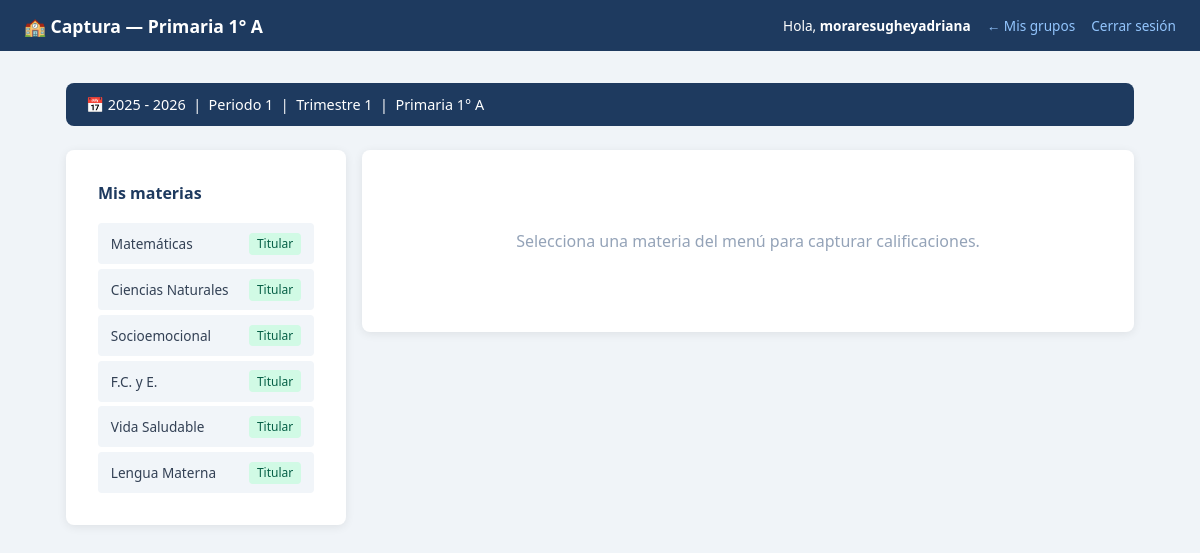
The page /maestro/captura.php?seccion=primaria&grado=1&grupo=A (signed in) on the database its author committed.
### tables this page shows
CREATE TABLE `ciclos_escolares` (
  `id` int(10) unsigned NOT NULL AUTO_INCREMENT,
  `nombre` varchar(30) NOT NULL,
  `fecha_inicio` date NOT NULL,
  `fecha_fin` date NOT NULL,
  `activo` tinyint(1) NOT NULL DEFAULT 0,
  `creado_en` timestamp NOT NULL DEFAULT current_timestamp(),
  PRIMARY KEY (`id`),
  UNIQUE KEY `nombre` (`nombre`)
);

CREATE TABLE `periodos_apertura` (
  `id` int(10) unsigned NOT NULL AUTO_INCREMENT,
  `ciclo_id` int(10) unsigned NOT NULL,
  `periodo` tinyint(3) unsigned NOT NULL COMMENT '1 al 6',
  `abierto` tinyint(1) NOT NULL DEFAULT 0,
  `abierto_en` datetime DEFAULT NULL,
  `cerrado_en` datetime DEFAULT NULL,
  PRIMARY KEY (`id`),
  UNIQUE KEY `uk_ciclo_periodo` (`ciclo_id`,`periodo`),
  CONSTRAINT `fk_periodo_ciclo` FOREIGN KEY (`ciclo_id`) REFERENCES `ciclos_escolares` (`id`)
);

CREATE TABLE `asignaciones` (
  `id` int(10) unsigned NOT NULL AUTO_INCREMENT,
  `ciclo_id` int(10) unsigned NOT NULL,
  `materia_id` int(10) unsigned NOT NULL,
  `campo_formativo_id` int(10) unsigned DEFAULT NULL COMMENT 'NULL para Higiene',
  `seccion` enum('maternal','preescolar','primaria','secundaria') NOT NULL,
  `grado` tinyint(3) unsigned NOT NULL,
  `grupo` enum('A','B','C','D') NOT NULL,
  `orden` tinyint(3) unsigned NOT NULL DEFAULT 0 COMMENT 'Orden en la boleta',
  `activo` tinyint(1) NOT NULL DEFAULT 1,
  `creado_en` datetime NOT NULL DEFAULT current_timestamp(),
  PRIMARY KEY (`id`),
  UNIQUE KEY `uk_asignacion` (`ciclo_id`,`materia_id`,`seccion`,`grado`,`grupo`),
  KEY `fk_asig_materia` (`materia_id`),
  KEY `fk_asig_campo` (`campo_formativo_id`),
  CONSTRAINT `fk_asig_campo` FOREIGN KEY (`campo_formativo_id`) REFERENCES `campos_formativos` (`id`),
  CONSTRAINT `fk_asig_ciclo` FOREIGN KEY (`ciclo_id`) REFERENCES `ciclos_escolares` (`id`),
  CONSTRAINT `fk_asig_materia` FOREIGN KEY (`materia_id`) REFERENCES `materias` (`id`)
);

CREATE TABLE `materias` (
  `id` int(10) unsigned NOT NULL AUTO_INCREMENT,
  `nombre` varchar(80) NOT NULL,
  `campo_formativo_id` int(10) unsigned DEFAULT NULL,
  `es_ingles` tinyint(1) NOT NULL DEFAULT 0,
  `es_artes` tinyint(1) NOT NULL DEFAULT 0,
  `es_higiene` tinyint(1) NOT NULL DEFAULT 0,
  `activo` tinyint(1) NOT NULL DEFAULT 1,
  `creado_en` datetime NOT NULL DEFAULT current_timestamp(),
  PRIMARY KEY (`id`),
  KEY `fk_materia_campo` (`campo_formativo_id`),
  CONSTRAINT `fk_materia_campo` FOREIGN KEY (`campo_formativo_id`) REFERENCES `campos_formativos` (`id`)
);

### models/CalificacionModel.php (called while the page is built, shortened)
<?php
class CalificacionModel {
    private mysqli $db;
    public function __construct(mysqli $db) {
        $this->db = $db;
    }
    public function obtenerGruposDeProfesor(int $profesorId, int $cicloId): array {
        $stmt = $this->db->prepare("
            SELECT DISTINCT a.seccion, a.grado, a.grupo
            FROM asignaciones a
            JOIN asignacion_maestros am ON am.asignacion_id = a.id
            WHERE am.profesor_id = ? AND a.ciclo_id = ? AND a.activo = 1 AND am.activo = 1
            ORDER BY a.seccion, a.grado, a.grupo
        ");
        $stmt->bind_param('ii', $profesorId, $cicloId);
        $stmt->execute();
        return $stmt->get_result()->fetch_all(MYSQLI_ASSOC);
    }
    public function obtenerMateriasDeProfesor(int $profesorId, int $cicloId, string $seccion, int $grado, string $grupo): array {
        $stmt = $this->db->prepare("
            SELECT a.id AS asignacion_id, m.nombre AS materia_nombre,
                   m.es_ingles, m.es_artes, m.es_higiene,
                   am.es_titular
            FROM asignaciones a
            JOIN materias m ON m.id = a.materia_id
            JOIN asignacion_maestros am ON am.asignacion_id = a.id
            WHERE am.profesor_id = ?
              AND a.ciclo_id = ?
              AND a.seccion = ?
              AND a.grado = ?
              AND a.grupo = ?
              AND a.activo = 1
              AND am.activo = 1
            ORDER BY a.orden ASC
        ");
        $stmt->bind_param('iisis', $profesorId, $cicloId, $seccion, $grado, $grupo);
        $stmt->execute();
        return $stmt->get_result()->fetch_all(MYSQLI_ASSOC);
    }
}
?>

### models/ProfesorModel.php (called while the page is built, shortened)
<?php
class ProfesorModel {
    private mysqli $db;
    public function __construct(mysqli $db, UserModel $userModel) {
        $this->db        = $db;
    }
    public function obtenerPorUserId(int $userId): ?array {
        $stmt = $this->db->prepare(
            "SELECT * FROM profesores WHERE user_id = ? LIMIT 1"
        );
        $stmt->bind_param('i', $userId);
        $stmt->execute();
        $res = $stmt->get_result();
        return $res->num_rows > 0 ? $res->fetch_assoc() : null;
    }
}

### models/CicloModel.php (called while the page is built, shortened)
<?php
class CicloModel {
    private mysqli $db;
    public function __construct(mysqli $db) {
        $this->db = $db;
    }
    public function obtenerActivo(): ?array {
        $res = $this->db->query(
            "SELECT id, nombre, fecha_inicio, fecha_fin
             FROM ciclos_escolares WHERE activo = 1 LIMIT 1"
        );
        return ($res && $res->num_rows > 0) ? $res->fetch_assoc() : null;
    }
}

### models/PeriodoAperturaModel.php (called while the page is built, shortened)
<?php
class PeriodoAperturaModel {
    private mysqli $db;
    public function __construct(mysqli $db) {
        $this->db = $db;
    }
    public function obtenerAbierto(int $cicloId): ?array {
        $stmt = $this->db->prepare("
            SELECT id, periodo FROM periodos_apertura
            WHERE ciclo_id = ? AND abierto = 1 LIMIT 1
        ");
        $stmt->bind_param('i', $cicloId);
        $stmt->execute();
        $res = $stmt->get_result();
        return $res->num_rows > 0 ? $res->fetch_assoc() : null;
    }
}

### maestro/captura.php (the view, shortened to what this page needs)
<?php
require_once __DIR__ . '/../models/ProfesorModel.php';
require_once __DIR__ . '/../models/CicloModel.php';
require_once __DIR__ . '/../models/PeriodoAperturaModel.php';
require_once __DIR__ . '/../models/CalificacionModel.php';
$db            = getConexion();
$profModelo    = new ProfesorModel($db, new UserModel($db));
$cicloModelo   = new CicloModel($db);
$periodoModelo = new PeriodoAperturaModel($db);
$calModelo     = new CalificacionModel($db);
$profesor = $profModelo->obtenerPorUserId((int)$_SESSION['user_id']);
$cicloActivo    = $cicloModelo->obtenerActivo();
$periodoAbierto = $cicloActivo
    ? $periodoModelo->obtenerAbierto((int)$cicloActivo['id'])
    : null;
$seccion = trim($_GET['seccion'] ?? '');
$grado   = (int)($_GET['grado']  ?? 0);
$grupo   = trim($_GET['grupo']   ?? '');
$periodo = (int)$periodoAbierto['periodo'];
$grupos      = $calModelo->obtenerGruposDeProfesor((int)$profesor['id'], (int)$cicloActivo['id']);
$materias      = $calModelo->obtenerMateriasDeProfesor(
    (int)$profesor['id'], (int)$cicloActivo['id'], $seccion, $grado, $grupo
);
$materiaActual = null;
$asignacionId  = (int)($_GET['asignacion_id'] ?? $_POST['asignacion_id'] ?? 0);
$alumnos  = [];
$pageTitle = 'Captura — ' . ucfirst($seccion) . ' ' . $grado . '° ' . $grupo;
$backLabel = '← Mis grupos';
$backLink  = 'dashboard.php';
include __DIR__ . '/../includes/header.php';
?>
<main class="container">
  <div class="ciclo-banner">
    <span class="ciclo-banner__label">
      📅 <?= htmlspecialchars($cicloActivo['nombre']) ?>
      &nbsp;|&nbsp; Periodo <?= $periodo ?>
      &nbsp;|&nbsp; Trimestre <?= (int)ceil($periodo / 2) ?>
      &nbsp;|&nbsp; <?= ucfirst($seccion) ?> <?= $grado ?>° <?= $grupo ?>
    </span>
  </div>
  <div class="captura-layout">
    <aside class="materias-sidebar">
      <div class="card">
        <h3 class="section-title" style="font-size:1rem;">Mis materias</h3>
        <nav class="materias-nav">
          <?php foreach ($materias as $m): ?>
            <?php $activa = (int)$m['asignacion_id'] === $asignacionId; ?>
            <a href="captura.php?seccion=<?= $seccion ?>&grado=<?= $grado ?>&grupo=<?= $grupo ?>&asignacion_id=<?= $m['asignacion_id'] ?>"
               class="materia-nav-link <?= $activa ? 'active' : '' ?>">
              <?= htmlspecialchars($m['materia_nombre']) ?>
              <?php if ((int)$m['es_titular']): ?>
                <span class="badge badge--active">Titular</span>
              <?php endif; ?>
            </a>
          <?php endforeach; ?>
        </nav>
      </div>
    </aside>
    <section class="captura-main">
      <?php if (!$materiaActual): ?>
        <div class="card">
          <p class="empty-state">Selecciona una materia del menú para capturar calificaciones.</p>
        </div>
      <?php elseif (empty($alumnos)): ?>
        <div class="card">
          <p class="empty-state">No hay alumnos registrados en este grupo.</p>
        </div>
      <?php endif; ?>
    </section>
  </div>
</main>
<?php include __DIR__ . '/../includes/footer.php'; ?>

### includes/header.php (shortened to what this page needs)
<?php
$backLabel = $backLabel ?? '← Menú';
$backLink  = $backLink  ?? '';
?>
<!DOCTYPE html>
<html lang="es">
<head>
  <link rel="stylesheet" href="/proyecto/css/style.css">
</head>
<body>
<header class="site-header">
  <span class="site-header__title">
    🏫 <?= htmlspecialchars($pageTitle ?? 'Sistema Escolar') ?>
  </span>
  <nav class="site-header__nav" aria-label="Navegación de cabecera">
    <?php if (!empty($_SESSION['username'])): ?>
      <span>Hola, <strong><?= htmlspecialchars($_SESSION['username']) ?></strong></span>
    <?php endif; ?>
    <?php if ($backLink !== ''): ?>
      <a href="<?= htmlspecialchars($backLink) ?>"><?= htmlspecialchars($backLabel) ?></a>
    <?php endif; ?>
    <?php if (!empty($_SESSION['user_id'])): ?>
      <a href="/proyecto/logout.php">Cerrar sesión</a>
    <?php endif; ?>
  </nav>
</header>

### includes/footer.php (shortened to what this page needs)
</body>
</html>

### css/style.css (style rules this page uses)
:root { --color-primary: #1e3a5f; --color-primary-h: #2d5282; --color-accent: #3b82f6; --color-bg: #f0f4f8; --color-surface: #ffffff; --color-border: #e2e8f0; --color-text: #334155; --color-muted: #64748b; --color-placeholder:#94a3b8; --color-success-bg: #d1fae5; --color-success-tx: #065f46; --color-error-bg: #fee2e2; --color-error-tx: #991b1b; --color-warn-bg: #fef3c7; --color-warn-tx: #92400e; --color-info-bg: #eff6ff; --color-info-tx: #1e3a5f; --color-badge-bg: #dbeafe; --color-badge-tx: #1d4ed8; --radius: 8px; --radius-sm: 4px; --shadow: 0 2px 10px rgba(0,0,0,.08); --shadow-lg: 0 6px 18px rgba(0,0,0,.12); --font: 'Segoe UI', system-ui, sans-serif; }
*, *::before, *::after { box-sizing: border-box; margin: 0; padding: 0; }
body { font-family: var(--font); background: var(--color-bg); color: var(--color-text); min-height: 100vh; }
.container { max-width: 1100px; margin: 2rem auto; padding: 0 1rem; }
.site-header { background: var(--color-primary); color: #fff; display: flex; align-items: center; justify-content: space-between; padding: .85rem 1.5rem; }
.site-header__title { font-size: 1.1rem; font-weight: 600; }
.site-header__nav { display: flex; align-items: center; gap: 1rem; font-size: .85rem; }
.site-header__nav a { color: #93c5fd; text-decoration: none; }
.card { background: var(--color-surface); border-radius: var(--radius); box-shadow: var(--shadow); padding: 2rem; }
.section-title { color: var(--color-primary); margin-bottom: 1.2rem; font-size: 1.25rem; }
.badge { display: inline-block; background: var(--color-badge-bg); color: var(--color-badge-tx); border-radius: var(--radius-sm); padding: .15rem .5rem; font-size: .75rem; }
.badge--active { background: #d1fae5; color: #065f46; }
.empty-state { text-align: center; padding: 3rem; color: var(--color-placeholder); }
.ciclo-banner { display: flex; align-items: center; gap: .75rem; background: var(--color-primary); color: #fff; border-radius: var(--radius); padding: .75rem 1.25rem; margin-bottom: 1.5rem; font-size: .9rem; }
.ciclo-banner__label { flex: 1; }
.captura-layout { display: grid; grid-template-columns: 240px 1fr; gap: 1.5rem; align-items: start; }
.materias-sidebar { position: sticky; top: 1rem; }
.materias-nav { display: flex; flex-direction: column; gap: 0.3rem; }
.materia-nav-link { display: flex; justify-content: space-between; align-items: center; padding: 0.6rem 0.8rem; background: #f1f5f9; border-radius: var(--radius-sm); text-decoration: none; color: var(--color-text); font-size: 0.85rem; transition: all 0.15s; }

### maestro/captura.php (style rules this page uses)
.captura-layout { display: flex; gap: 1rem; }
.materias-sidebar { width: 280px; flex-shrink: 0; }
.captura-main { flex: 1; min-width: 0; }

### rows shown on the page
ciclos_escolares: nombre "2025 - 2026"
periodos_apertura: periodo "1", ceil($periodo/2) "1"
asignaciones: materia.nombre "Matemáticas"
asignaciones: materia.nombre "Ciencias Naturales"
asignaciones: materia.nombre "Socioemocional"
asignaciones: materia.nombre "F.C. y E."
asignaciones: materia.nombre "Vida Saludable"
asignaciones: materia.nombre "Lengua Materna"

### other values the page prints
$pageTitle "Captura — Primaria 1° A"
$_SESSION['username'] "moraresugheyadriana"
$backLabel "← Mis grupos"
$seccion "Primaria"
$grado "1"
$grupo "A"
